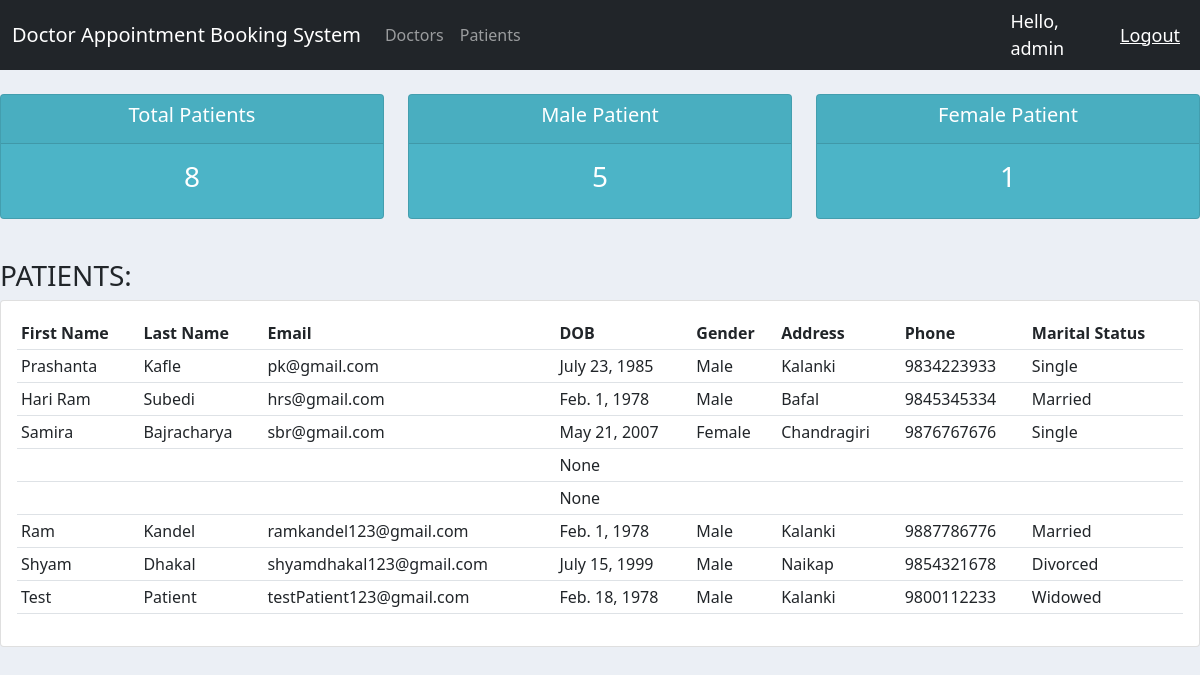
The page /patientsList/ (signed in) on the database its author committed.
### core/models.py (models this page shows, shortened)
class Patient(models.Model):
    GENDER = (
        ('Male', 'Male'),
        ('Female', 'Female'),
        ('Others', 'Others'),
    )
    MARITAL_STATUS = (
        ('Single', 'Single'),
        ('Married', 'Married'),
        ('Divorced', 'Divorced'),
        ('Widowed', 'Widowed'),
    )
    user = models.OneToOneField(User, null=True, blank=True, on_delete=models.CASCADE)
    first_name = models.CharField(max_length=200)
    last_name = models.CharField(max_length=200)
    email = models.CharField(max_length=200)
    dob = models.DateField(null=True)
    gender = models.CharField(max_length=200, choices=GENDER)
    address = models.CharField(max_length=1000)
    phone = models.CharField(max_length=10)
    marital_status = models.CharField(max_length=100, choices=MARITAL_STATUS)
    added_date = models.DateTimeField(auto_now_add=True)
    profile_pic = models.ImageField(default="user.png",null=True, blank=True)

### core/decorators.py (the view)
        def wrapper_func(request, *args, **kwargs):
            group = None
            if request.user.groups.exists():
                group = request.user.groups.all()[0].name
            if group not in allowed_roles:
                return HttpResponse('<h1>You are not authorized to view this page</h1>')
            else:
                return view_func(request, *args, **kwargs)

### core/views.py (called while the page is built)
@login_required(login_url='login')
@allowed_users(allowed_roles=['admin'])
def patientsListPageView(request):
    patients = Patient.objects.all()
    patient_count = patients.count()
    male_patient = patients.filter(gender="Male").count()
    female_patient = patients.filter(gender="Female").count()
    context = {
        'patients': patients,
        'patient_count': patient_count,
        'male_patient': male_patient,
        'female_patient': female_patient,
    }
    return render(request, 'core/patientsList.html', context)

### core/templates/core/patientsList.html
{% extends 'core/main.html' %}
{% block content %}
<br>
<div class="row">
    <div class="col">
        <div class="col-md">
            <div class="card text-center text-white mb-3 total-appointments">
                <div class="card-header">
                    <h5 class="card-title">Total Patients</h5>
                </div>
                <div class="card-body">
                    <h3 class="card-title">{{ patient_count }}</h3>
                </div>
            </div>
        </div>
    </div>
    <div class="col">
        <div class="col-md">
            <div class="card text-center text-white mb-3 total-appointments">
                <div class="card-header">
                    <h5 class="card-title">Male Patient</h5>
                </div>
                <div class="card-body">
                    <h3 class="card-title">{{ male_patient }}</h3>
                </div>
            </div>
        </div>
    </div>
    <div class="col">
        <div class="col-md">
            <div class="card text-center text-white mb-3 total-appointments">
                <div class="card-header">
                    <h5 class="card-title">Female Patient</h5>
                </div>
                <div class="card-body">
                    <h3 class="card-title">{{ female_patient }}</h3>
                </div>
            </div>
        </div>
    </div>
</div>
<br>
<div class="row">
    <div class="col">
        <h3>PATIENTS:</h3>
        <div class="card card-body">
            <table class="table table-sm">
                <tr>
                    <th>First Name</th>
                    <th>Last Name</th>
                    <th>Email</th>
                    <th>DOB</th>
                    <th>Gender</th>
                    <th>Address</th>
                    <th>Phone</th>
                    <th>Marital Status</th>
                </tr>
                {% for patient in patients %}
                <tr>
                    <td>{{ patient.first_name }}</td>
                    <td>{{ patient.last_name }}</td>
                    <td>{{ patient.email }}</td>
                    <td>{{ patient.dob }}</td>
                    <td>{{ patient.gender }}</td>
                    <td>{{ patient.address }}</td>
                    <td>{{ patient.phone }}</td>
                    <td>{{ patient.marital_status }}</td>
                </tr>
                {% endfor %}
            </table>
        </div>
    </div>
</div>
{% endblock content %}

### core/templates/core/navbar.html (shortened to what this page needs)
<nav class="navbar navbar-expand-lg navbar-dark bg-dark">
    <div class="container-fluid">
      <a class="navbar-brand" href="{% url 'admin' %}">Doctor Appointment Booking System</a>
      <div class="collapse navbar-collapse" id="navbarNav">
        <ul class="navbar-nav">
            {% if request.user.is_staff %}
                <li class="nav-item">
                    <a class="nav-link" href="{% url 'doctorsList' %}">Doctors</a>
                </li>
                <li class="nav-item">
                    <a class="nav-link" href="{% url 'patientsList' %}">Patients</a>
                </li>
            {% endif %}
        </ul>
      </div>
    </div>
    <span class="hello-msg">Hello, {{request.user}}</span>
    <span><a href="{% url 'logout' %}" class="hello-msg">Logout</a></span>
  </nav>

### core/templates/core/main.html (style rules this page uses)
body { background-color: #ebeff5; }
.total-appointments { background-color: #4cb4c7; }

### core/templates/core/navbar.html (style rules this page uses)
.hello-msg { font-size: 18px; color: #fff; margin-right: 20px; }

### rows shown on the page
Patient: first_name "Prashanta", last_name "Kafle", email "pk@gmail.com", dob "July 23, 1985", gender "Male", address "Kalanki", phone "9834223933", marital_status "Single"
Patient: first_name "Hari Ram", last_name "Subedi", email "hrs@gmail.com", dob "Feb. 1, 1978", gender "Male", address "Bafal", phone "9845345334", marital_status "Married"
Patient: first_name "Samira", last_name "Bajracharya", email "sbr@gmail.com", dob "May 21, 2007", gender "Female", address "Chandragiri", phone "9876767676", marital_status "Single"
Patient: dob "None"
Patient: dob "None"
Patient: first_name "Ram", last_name "Kandel", email "ramkandel123@gmail.com", dob "Feb. 1, 1978", gender "Male", address "Kalanki", phone "9887786776", marital_status "Married"
Patient: first_name "Shyam", last_name "Dhakal", email "shyamdhakal123@gmail.com", dob "July 15, 1999", gender "Male", address "Naikap", phone "9854321678", marital_status "Divorced"
Patient: first_name "Test", last_name "Patient", email "testPatient123@gmail.com", dob "Feb. 18, 1978", gender "Male", address "Kalanki", phone "9800112233", marital_status "Widowed"

### other values the page prints
{{ request.user }} "admin"
{{ patient_count }} "8"
{{ male_patient }} "5"
{{ female_patient }} "1"
